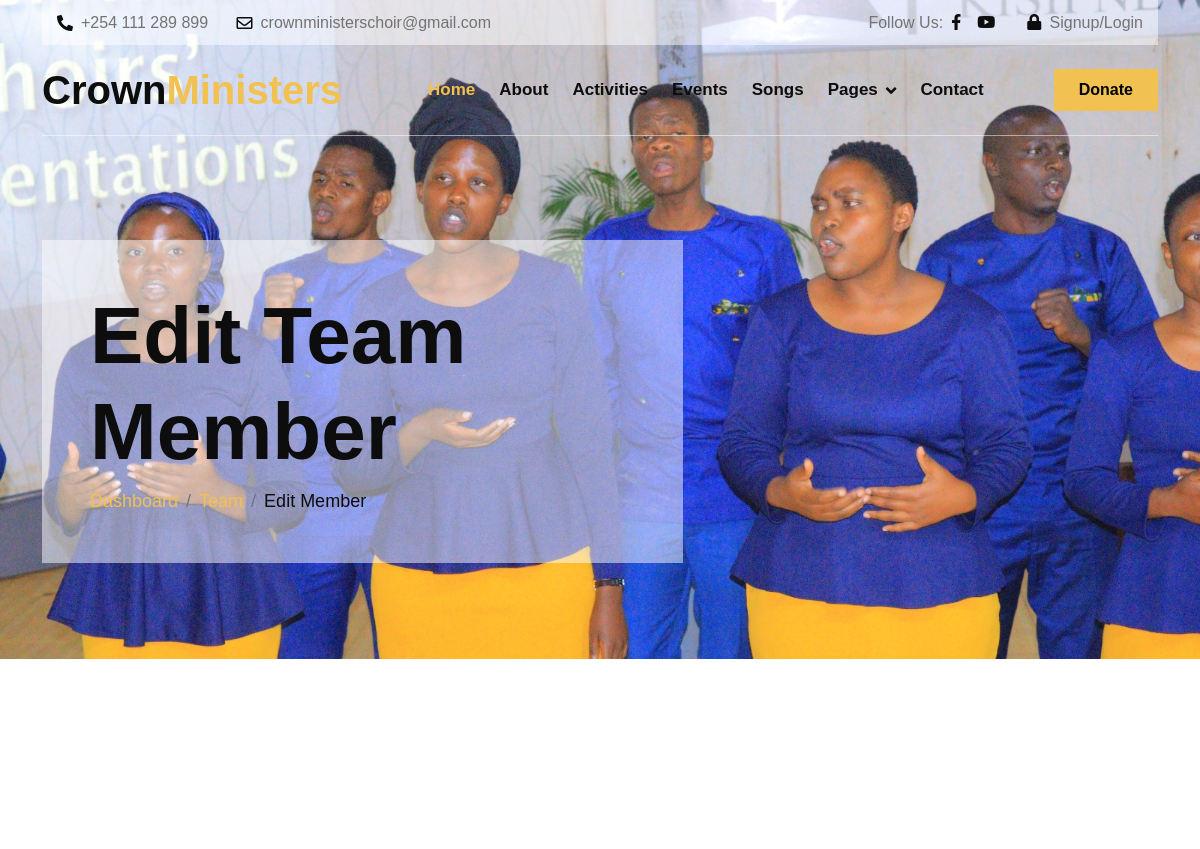
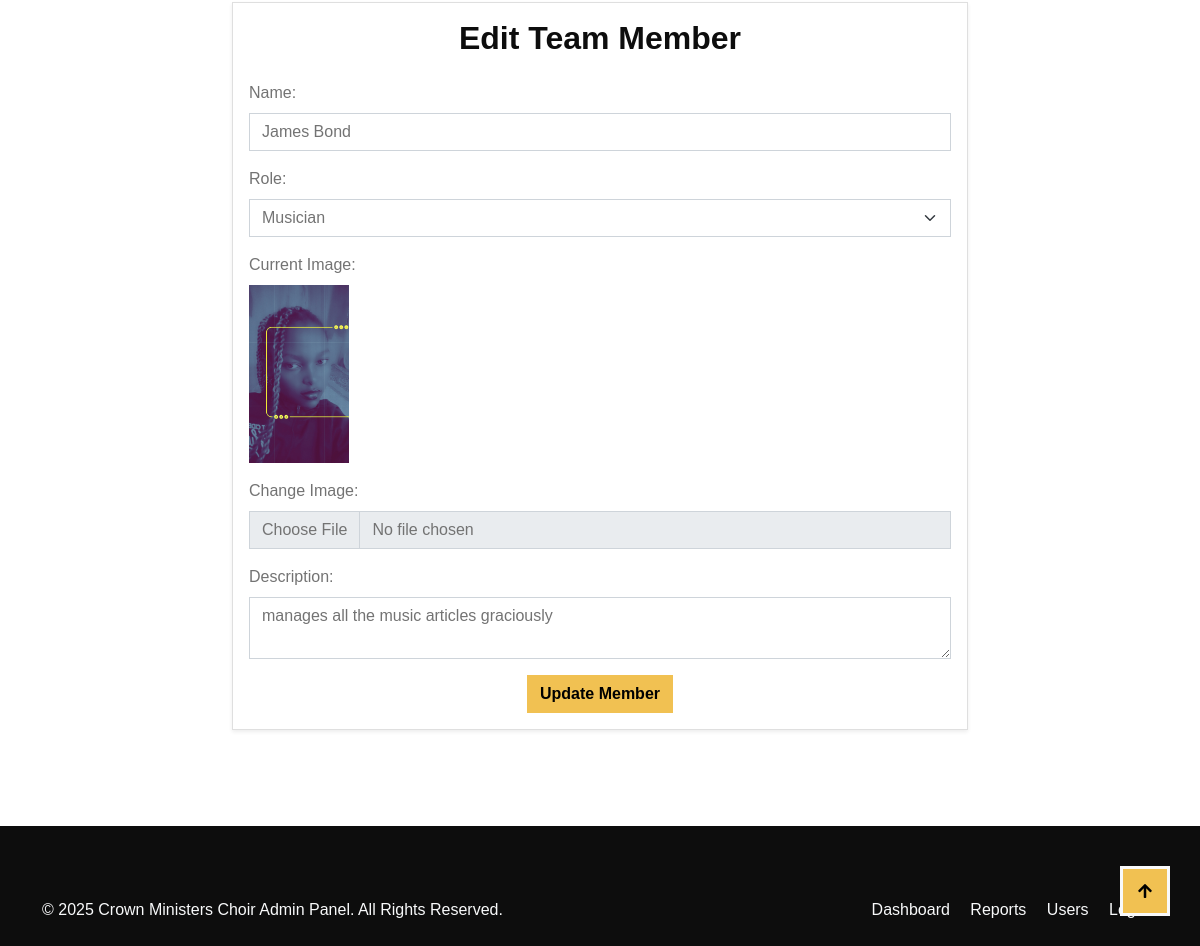
Page /edit_member.php?id=4 (signed in) on the committed database (2 pictures, top to bottom).
### tables this page shows
CREATE TABLE `team` (
  `id` int(11) NOT NULL,
  `name` varchar(255) NOT NULL,
  `role` varchar(255) NOT NULL,
  `image` varchar(255) DEFAULT NULL,
  `description` text DEFAULT NULL
);

### edit_member.php (the view, shortened to what this page needs)
<?php
include('includes/db_connect.php');
if (isset($_GET['id'])) {
    $id = $_GET['id'];
    $stmt = $pdo->prepare("SELECT * FROM team WHERE id = ?");
    $stmt->execute([$id]);
    $member = $stmt->fetch();
} else {
    header('Location: manage_team.php');
    exit();
}
$roles = ['Choir Leader', 'Singer', 'Musician', 'Backup Singer'];
include 'includes/header.php';
?>
<div class="container-fluid hero-header">
    <div class="container">
        <div class="row">
            <div class="col-lg-7">
                <div class="hero-header-inner animated zoomIn">
                    <h1 class="display-1 text-dark">Edit Team Member</h1>
                    <ol class="breadcrumb mb-0">
                        <li class="breadcrumb-item"><a href="dashboard.php">Dashboard</a></li>
                        <li class="breadcrumb-item"><a href="team.php">Team</a></li>
                        <li class="breadcrumb-item text-dark" aria-current="page">Edit Member</li>
                    </ol>
                </div>
            </div>
        </div>
    </div>
</div>
<div class="container-fluid activities py-5">
    <div class="container py-5">
        <div class="row justify-content-center">
            <div class="col-md-8">
                <div class="card shadow-sm">
                    <div class="card-body">
                        <h2 class="card-title text-center mb-4">Edit Team Member</h2>
                        <form method="POST" enctype="multipart/form-data">
                            <div class="mb-3">
                                <label for="name" class="form-label">Name:</label>
                                <input type="text" name="name" class="form-control" value="<?= htmlspecialchars($member['name']) ?>" required>
                            </div>
                            <div class="mb-3">
                                <label for="role" class="form-label">Role:</label>
                                <select name="role" class="form-select" required>
                                    <?php foreach ($roles as $r): ?>
                                        <option value="<?= htmlspecialchars($r) ?>" <?= $member['role'] == $r ? 'selected' : '' ?>>
                                            <?= htmlspecialchars($r) ?>
                                        </option>
                                    <?php endforeach; ?>
                                </select>
                            </div>
                            <div class="mb-3">
                                <label class="form-label">Current Image:</label><br>
                                <?php if ($member['image']): ?>
                                    <img src="<?= htmlspecialchars($member['image']) ?>" alt="Image" width="100">
                                <?php else: ?>
                                    No image available
                                <?php endif; ?>
                            </div>
                            <div class="mb-3">
                                <label for="image" class="form-label">Change Image:</label>
                                <input type="file" name="image" class="form-control">
                            </div>
                            <div class="mb-3">
                                <label for="description" class="form-label">Description:</label>
                                <textarea name="description" class="form-control" required><?= htmlspecialchars($member['description']) ?></textarea>
                            </div>
                            <div class="text-center">
                                <button type="submit" class="btn btn-primary">Update Member</button>
                            </div>
                        </form>
                    </div>
                </div>
            </div>
        </div>
    </div>
</div>
<?php include 'includes/footer2.php'; ?>

### css/style.css (style rules this page uses)
.wow, .animated { animation-duration: 2s !important; }
h1, h2, h3, .h1, .h2, .h3 { font-weight: 700 !important; font-family: 'Open', sans-serif !important; }
.btn { font-weight: 600; transition: .5s; }
.hero-header { margin-bottom: 6rem; padding-top: 15rem; padding-bottom: 6rem; background: url("../img/choir8.jpg"), center center no-repeat; background-size: cover; }
.hero-header .hero-header-inner { padding: 3rem; background: rgba(255, 255, 255, .5); }
.hero-header .breadcrumb-item { font-size: 18px; }

### rows in the picture
team: name "James Bond", role "Musician", image (picture), description "manages all the music articles graciously"
